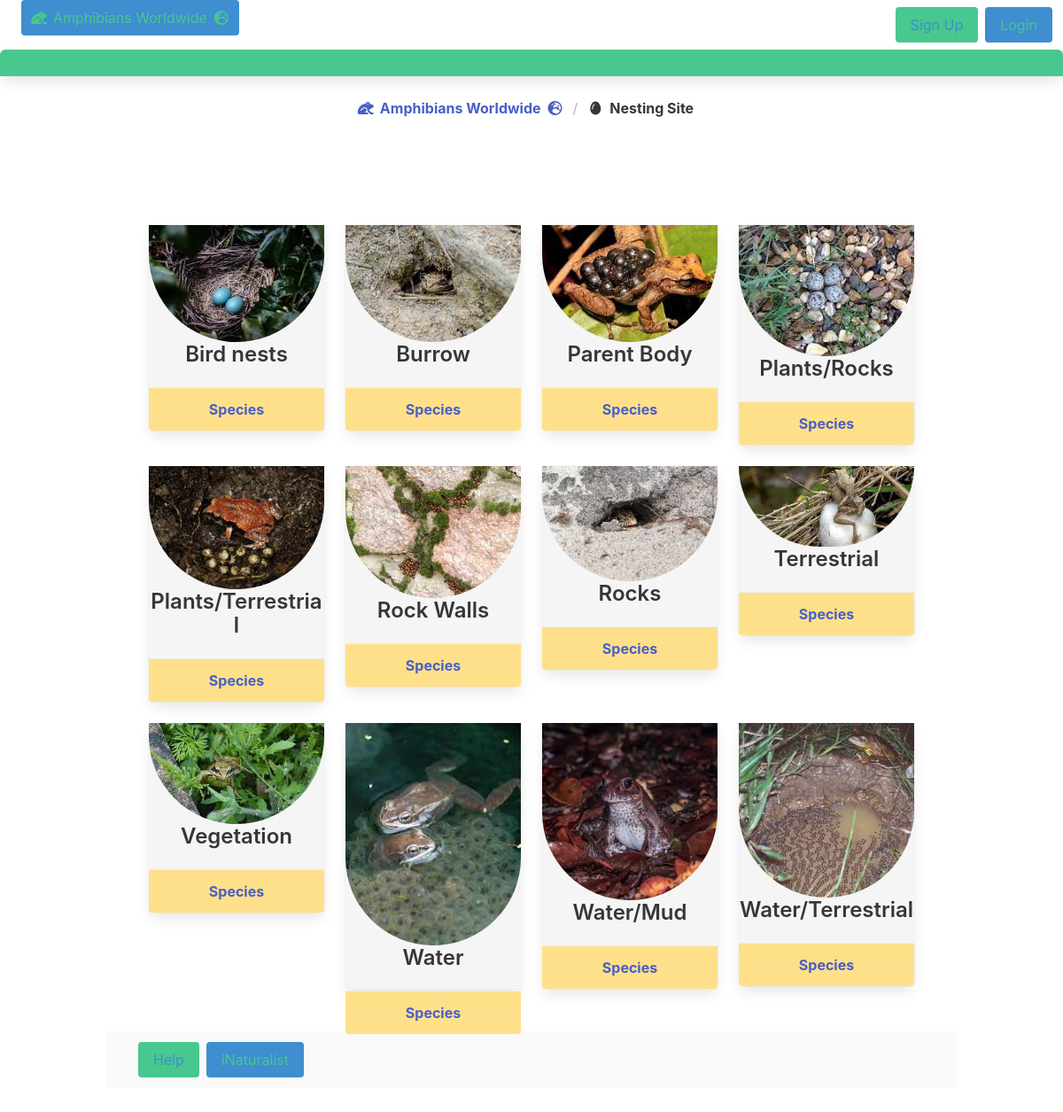
/home/search/nesting_site, run on the app's committed database.
### home/models.py (models this page shows, shortened)
class Nesting_Site(models.Model):
    nesting_site_id = models.AutoField(primary_key=True)
    nesting_site_desc = models.CharField(max_length=200)
    species_sites = models.ManyToManyField(Species, through='Nesting_Site_Species', through_fields=('nesting_site', 'species'))
    class Meta:
        managed = False
        db_table = 'nesting_site'

### home/views.py (the view)
# urls.py: path('search/nesting_site', views.nesting_site_view, name='nesting_site'),
def nesting_site_view(request):
    nesting_site_list = Nesting_Site.objects.all().order_by('nesting_site_desc')
    return render(request, 'home/search/nesting_site.html', {'nesting_site_list': nesting_site_list})

### home/templates/home/search/nesting_site.html (shortened to what this page needs)
{% extends 'base.html' %}
{% load static %}
{% block content %}
<article class="panel is-success">
  <p class="panel-heading">
  </p>
</article>
<nav class="breadcrumb is-centered" aria-label="breadcrumbs">
  <ul>
    <li><a href="{% url 'home:index' %}"><span class="icon is-small">
          <i class="fa-solid fa-frog"></i>
        </span>
        <span><strong>Amphibians Worldwide</strong></span>
        <span class="icon is-small">
          <i class="fa-solid fa-earth-europe"></i>
        </span></a></li>
    <li class="is-active"><a href="#" aria-current="page"><span class="icon is-small">
          <i class="fa-solid fa-egg"></i>
        </span>
        <span><strong>Nesting Site</strong>
        </span></a></li>
  </ul>
</nav>
<section class="section">
  <div class="container">
    <section class="section">
      <div class="container">
        <div class="columns is-multiline  is-mobile">
          {% for nesting_site in nesting_site_list %}
          <div class="column is-one-quarter has-text-centered">
            <div class="card csscard csscard-nav has-background-light">
              <div class="card-image csscardimage-nav csscardimage">
                {% if nesting_site.nesting_site_desc == 'Bird nests' %}
                <figure class="image is-960x960">
                  <img class="is-rounded" src="{% static 'home/images/bird-nests.jpg' %}">
                </figure>
                {% elif nesting_site.nesting_site_desc == 'Burrow'%}
                <figure class="image is-960x960">
                  <img class="is-rounded" src="{% static 'home/images/burrow.jpg' %}">
                </figure>
                {% elif nesting_site.nesting_site_desc == 'Parent Body'%}
                <figure class="image is-960x960">
                  <img class="is-rounded" src="{% static 'home/images/parent-body.jpg' %}">
                </figure>
                {% elif nesting_site.nesting_site_desc == 'Plants/Rocks'%}
                <figure class="image is-960x960">
                  <img class="is-rounded" src="{% static 'home/images/plant-rock.jpg' %}">
                </figure>
                {% elif nesting_site.nesting_site_desc == 'Plants/Terrestrial'%}
                <figure class="image is-960x960">
                  <img class="is-rounded" src="{% static 'home/images/plant-terrestrial.jpg' %}">
                </figure>
                {% elif nesting_site.nesting_site_desc == 'Rock Walls'%}
                <figure class="image is-960x960">
                  <img class="is-rounded" src="{% static 'home/images/rock-walls.jpg' %}">
                </figure>
                {% elif nesting_site.nesting_site_desc == 'Rocks'%}
                <figure class="image is-960x960">
                  <img class="is-rounded" src="{% static 'home/images/rocks.jpg' %}">
                </figure>
                {% elif nesting_site.nesting_site_desc == 'Terrestrial'%}
                <figure class="image is-960x960">
                  <img class="is-rounded" src="{% static 'home/images/terrestrial-nesting.jpg' %}">
                </figure>
                {% elif nesting_site.nesting_site_desc == 'Vegetation'%}
                <figure class="image is-960x960">
                  <img class="is-rounded" src="{% static 'home/images/vegetation.jpg' %}">
                </figure>
                {% elif nesting_site.nesting_site_desc == 'Water'%}
                <figure class="image is-960x960">
                  <img class="is-rounded" src="{% static 'home/images/water.jpg' %}">
                </figure>
                {% elif nesting_site.nesting_site_desc == 'Water/Mud'%}
                <figure class="image is-960x960">
                  <img class="is-rounded" src="{% static 'home/images/water-mud.jpg' %}">
                </figure>
                {% elif nesting_site.nesting_site_desc == 'Water/Terrestrial'%}
                <figure class="image is-960x960">
                  <img class="is-rounded" src="{% static 'home/images/water-terrerstrial.jpg' %}">
                </figure>
                {% else %}
                <figure class="image is-960x960">
                  <img src="">
                </figure>
                {% endif %}
              </div>
              <div class='content'>
                <p class='title is-4'>{{ nesting_site.nesting_site_desc }}</p>
              </div>
              <footer class='card-footer has-background-warning'>
                <a href="{% url 'home:species_nesting_site' nesting_site_id=nesting_site.nesting_site_id %}"
                  class='card-footer-item'><strong>Species</strong></a>
              </footer>
            </div>
          </div>
          {% endfor %}
        </div>
    </section>
    {% endblock %}

### static/home/css/myui.css (style rules this page uses)
.image img { width: auto; height: auto; max-width: 100%; max-height: 100%; }
.csscard-nav { max-height: 300px; }

### data on the page
Nesting_Site: nesting_site_desc "Bird nests"
Nesting_Site: nesting_site_desc "Burrow"
Nesting_Site: nesting_site_desc "Parent Body"
Nesting_Site: nesting_site_desc "Plants/Rocks"
Nesting_Site: nesting_site_desc "Plants/Terrestrial"
Nesting_Site: nesting_site_desc "Rock Walls"
Nesting_Site: nesting_site_desc "Rocks"
Nesting_Site: nesting_site_desc "Terrestrial"
Nesting_Site: nesting_site_desc "Vegetation"
Nesting_Site: nesting_site_desc "Water"
Nesting_Site: nesting_site_desc "Water/Mud"
Nesting_Site: nesting_site_desc "Water/Terrestrial"
